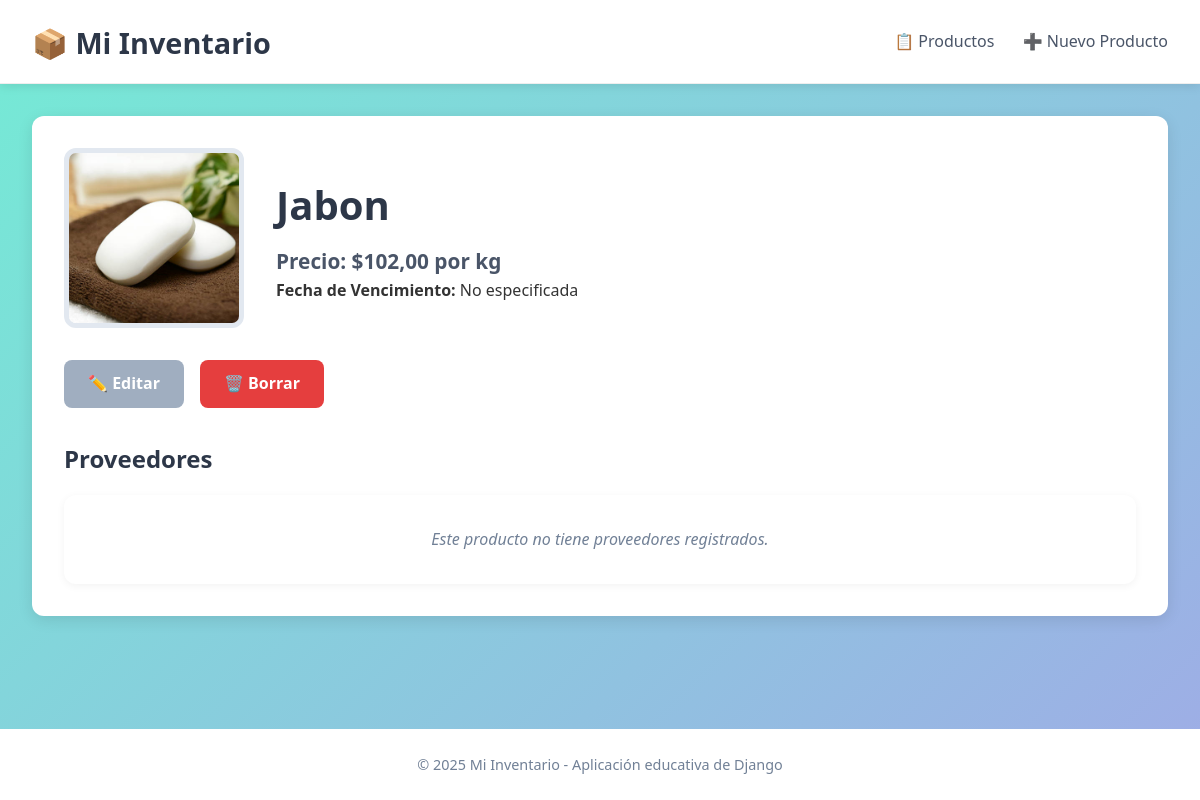
The page /producto/1/ on the database its author committed.
### app_inventario/models.py (models this page shows, shortened)
class Producto(models.Model):
    ID_prd = models.AutoField(primary_key=True)
    nombre = models.CharField(max_length=100, help_text="Nombre del producto")
    unidad_medida = models.CharField(max_length=50)
    fecha_vencimiento = models.DateField(blank=True, null=True)
    precio = models.DecimalField(max_digits=10, decimal_places=2)
    imagen_producto = models.ImageField(upload_to='img_productos/', blank=True, null=True)
    class Meta:
        verbose_name = "Producto"
        verbose_name_plural = "Productos"

### app_inventario/views.py (the view)
# urls.py: path('producto/<int:producto_id>/', views.detalle_producto, name='detalle_producto'),
def detalle_producto(request, producto_id):
    producto = get_object_or_404(Producto, ID_prd=producto_id)
    return render(request, 'detalle_producto.html', {'producto': producto})

### app_inventario/templates/detalle_producto.html (shortened to what this page needs)
{% extends 'base.html' %}
{% block contenido %}
<article class="product-detail">
    <div class="product-banner">
        {% if producto.imagen_producto %}
            <img src="{{ producto.imagen_producto.url }}" alt="Imagen de {{ producto.nombre }}" class="detail-photo">
        {% else %}
            <div class="detail-placeholder">🖼️</div>
        {% endif %}
        <div class="product-info">
            <h1>{{ producto.nombre }}</h1>
            <h3>Precio: ${{ producto.precio|floatformat:2 }} por {{ producto.unidad_medida }}</h3>
            {% if producto.fecha_vencimiento %}
                <p><strong>Fecha de Vencimiento:</strong> {{ producto.fecha_vencimiento|date:"d M Y" }}</p>
            {% else %}
                <p><strong>Fecha de Vencimiento:</strong> No especificada</p>
            {% endif %}
        </div>
    </div>
    <div class="detail-actions">
        <a href="{% url 'app_inventario:editar_producto' producto.ID_prd %}" class="btn btn-secondary">✏️ Editar</a>
        <a href="{% url 'app_inventario:borrar_producto' producto.ID_prd %}" class="btn btn-danger">🗑️ Borrar</a>
    </div>
    <section class="suppliers-section">
        <h2>Proveedores</h2>
        {% if producto.proveedores.all %}
        <ul class="supplier-list">
            {% for proveedor in producto.proveedores.all %}
            <li>
                <strong>{{ proveedor.nombre }}</strong>
                {% if proveedor.telefono %} - Tel: {{ proveedor.telefono }}{% endif %}
                {% if proveedor.domicilio %} - Dom: {{ proveedor.domicilio }}{% endif %}
            </li>
            {% endfor %}
        </ul>
        {% else %}
        <p class="empty-message">Este producto no tiene proveedores registrados.</p>
        {% endif %}
    </section>
</article>
{% endblock %}

### app_inventario/static/css/styles.css (style rules this page uses)
* { margin: 0; padding: 0; box-sizing: border-box; }
body { font-family: 'Segoe UI', Tahoma, Geneva, Verdana, sans-serif; background: linear-gradient(135deg, #74ebd5 0%, #9face6 100%); color: #333; line-height: 1.6; }
.product-detail { background: white; border-radius: 12px; overflow: hidden; box-shadow: 0 4px 15px rgba(0,0,0,0.1); padding: 2rem; }
.product-banner { display: flex; gap: 2rem; margin-bottom: 2rem; align-items: center; }
.detail-photo { width: 180px; height: 180px; border-radius: 12px; object-fit: cover; border: 5px solid #e2e8f0; }
.product-info h1 { font-size: 2.5rem; color: #2d3748; }
.product-info h3 { font-size: 1.3rem; color: #4a5568; margin-top: 0.5rem; }
.detail-actions { margin-bottom: 2rem; display: flex; gap: 1rem; }
.suppliers-section h2 { margin-bottom: 1rem; color: #2d3748; }
.btn { padding: 0.7rem 1.5rem; border: none; border-radius: 8px; font-weight: 600; cursor: pointer; transition: background 0.3s; text-decoration: none; display: inline-block; }
.btn-secondary { background: #a0aec0; color: white; }
.btn-danger { background: #e53e3e; color: white; }
.no-products, .empty-message { grid-column: 1 / -1; text-align: center; padding: 2rem; background: white; border-radius: 12px; box-shadow: 0 2px 8px rgba(0,0,0,0.05); color: #718096; font-style: italic; }

### rows shown on the page
Producto: imagen_producto (picture), nombre "Jabon", precio "102,00", unidad_medida "kg"
